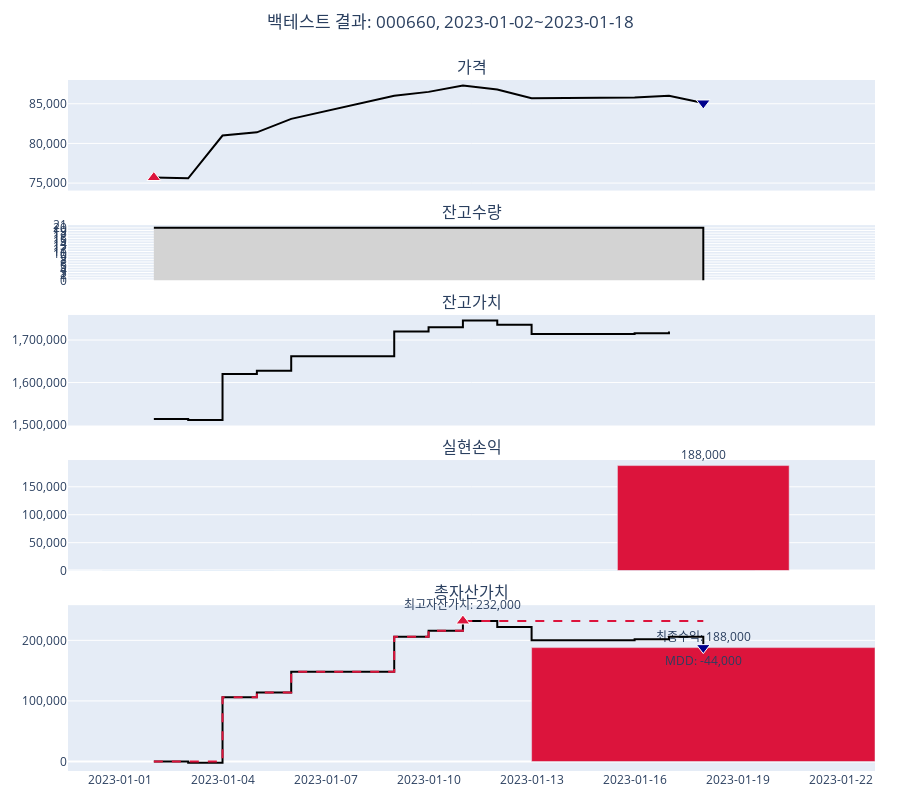

Notebook source saved alongside this figure:
### Code cell
kq.backtest_plot_stock_daily(df_result_000660)

### Figure 1 — Plotly figure (JSON) as saved in the notebook; plotly's stock layout.template omitted (floating-point values rounded to 4 significant figures)
{"data": [{"marker": {"color": "#000000"}, "mode": "lines", "name": "가격", "type": "scatter", "x": ["2023-01-02T00:00:00", "2023-01-03T00:00:00", "2023-01-04T00:00:00", "2023-01-05T00:00:00", "2023-01-06T00:00:00", "2023-01-09T00:00:00", "2023-01-10T00:00:00", "2023-01-11T00:00:00", "2023-01-12T00:00:00", "2023-01-13T00:00:00", "2023-01-16T00:00:00", "2023-01-17T00:00:00", "2023-01-18T00:00:00"], "xaxis": "x5", "y": [75700, 75600, 81000, 81400, 83100, 86000, 86500, 87300, 86800, 85700, 85800, 86000, 85100], "yaxis": "y"}, {"marker": {"color": "#DC143C", "line": {"color": "white", "width": 1}, "size": 12, "symbol": "triangle-up"}, "mode": "markers", "name": "매수", "type": "scatter", "x": ["2023-01-02T00:00:00"], "xaxis": "x5", "y": [75700], "yaxis": "y"}, {"marker": {"color": "#00008B", "line": {"color": "white", "width": 1}, "size": 12, "symbol": "triangle-down"}, "mode": "markers", "name": "매도", "type": "scatter", "x": ["2023-01-18T00:00:00"], "xaxis": "x5", "y": [85100], "yaxis": "y"}, {"fill": "tozeroy", "fillcolor": "lightgray", "line": {"color": "#000000", "shape": "hv"}, "mode": "lines", "name": "잔고수량", "type": "scatter", "x": ["2023-01-02T00:00:00", "2023-01-03T00:00:00", "2023-01-04T00:00:00", "2023-01-05T00:00:00", "2023-01-06T00:00:00", "2023-01-09T00:00:00", "2023-01-10T00:00:00", "2023-01-11T00:00:00", "2023-01-12T00:00:00", "2023-01-13T00:00:00", "2023-01-16T00:00:00", "2023-01-17T00:00:00", "2023-01-18T00:00:00"], "xaxis": "x5", "y": [20, 20, 20, 20, 20, 20, 20, 20, 20, 20, 20, 20, 0], "yaxis": "y2"}, {"line": {"color": "#000000", "shape": "hv"}, "mode": "lines", "name": "잔고가치", "type": "scatter", "x": ["2023-01-02T00:00:00", "2023-01-03T00:00:00", "2023-01-04T00:00:00", "2023-01-05T00:00:00", "2023-01-06T00:00:00", "2023-01-09T00:00:00", "2023-01-10T00:00:00", "2023-01-11T00:00:00", "2023-01-12T00:00:00", "2023-01-13T00:00:00", "2023-01-16T00:00:00", "2023-01-17T00:00:00", "2023-01-18T00:00:00"], "xaxis": "x5", "y": [1514000, 1512000, 1620000, 1628000, 1662000, 1720000, 1730000, 1746000, 1736000, 1714000, 1716000, 1720000, null], "yaxis": "y3"}, {"cliponaxis": false, "marker": {"color": ["#00008B", "#00008B", "#00008B", "#00008B", "#00008B", "#00008B", "#00008B", "#00008B", "#00008B", "#00008B", "#00008B", "#00008B", "#DC143C"]}, "name": "실현손익", "text": ["", "", "", "", "", "", "", "", "", "", "", "", "188,000"], "textposition": "outside", "type": "bar", "width": 432000000, "x": ["2023-01-02T00:00:00", "2023-01-03T00:00:00", "2023-01-04T00:00:00", "2023-01-05T00:00:00", "2023-01-06T00:00:00", "2023-01-09T00:00:00", "2023-01-10T00:00:00", "2023-01-11T00:00:00", "2023-01-12T00:00:00", "2023-01-13T00:00:00", "2023-01-16T00:00:00", "2023-01-17T00:00:00", "2023-01-18T00:00:00"], "xaxis": "x5", "y": [0, 0, 0, 0, 0, 0, 0, 0, 0, 0, 0, 0, 188000], "yaxis": "y4"}, {"line": {"color": "#000000", "shape": "hv"}, "mode": "lines", "name": "총자산가치", "type": "scatter", "x": ["2023-01-02T00:00:00", "2023-01-03T00:00:00", "2023-01-04T00:00:00", "2023-01-05T00:00:00", "2023-01-06T00:00:00", "2023-01-09T00:00:00", "2023-01-10T00:00:00", "2023-01-11T00:00:00", "2023-01-12T00:00:00", "2023-01-13T00:00:00", "2023-01-16T00:00:00", "2023-01-17T00:00:00", "2023-01-18T00:00:00"], "xaxis": "x5", "y": [0, -2000, 106000, 114000, 148000, 206000, 216000, 232000, 222000, 200000, 202000, 206000, 188000], "yaxis": "y5"}, {"line": {"color": "#DC143C", "dash": "dash", "shape": "hv"}, "mode": "lines", "name": "최고자산가치", "type": "scatter", "x": ["2023-01-02T00:00:00", "2023-01-03T00:00:00", "2023-01-04T00:00:00", "2023-01-05T00:00:00", "2023-01-06T00:00:00", "2023-01-09T00:00:00", "2023-01-10T00:00:00", "2023-01-11T00:00:00", "2023-01-12T00:00:00", "2023-01-13T00:00:00", "2023-01-16T00:00:00", "2023-01-17T00:00:00", "2023-01-18T00:00:00"], "xaxis": "x5", "y": [0, 0, 106000, 114000, 148000, 206000, 216000, 232000, 232000, 232000, 232000, 232000, 232000], "yaxis": "y5"}, {"base": [0], "cliponaxis": false, "marker": {"color": ["#DC143C"]}, "name": "최종손익", "text": ["최종수익: 188,000"], "textposition": "outside", "type": "bar", "width": 864000000, "x": ["2023-01-18T00:00:00"], "xaxis": "x5", "y": [188000], "yaxis": "y5"}, {"cliponaxis": false, "marker": {"color": ["#DC143C", "#00008B"], "line": {"color": "white", "width": 1}, "size": 12, "symbol": ["triangle-up", "triangle-down"]}, "mode": "markers+text", "name": "", "text": ["최고자산가치: 232,000", "MDD: -44,000"], "textposition": ["top center", "bottom center"], "type": "scatter", "x": ["2023-01-11T00:00:00", "2023-01-18T00:00:00"], "xaxis": "x5", "y": [232000, 188000], "yaxis": "y5"}], "layout": {"annotations": [{"font": {"size": 16}, "showarrow": false, "text": "가격", "x": 0.5, "xanchor": "center", "xref": "paper", "y": 1, "yanchor": "bottom", "yref": "paper"}, {"font": {"size": 16}, "showarrow": false, "text": "잔고수량", "x": 0.5, "xanchor": "center", "xref": "paper", "y": 0.79, "yanchor": "bottom", "yref": "paper"}, {"font": {"size": 16}, "showarrow": false, "text": "잔고가치", "x": 0.5, "xanchor": "center", "xref": "paper", "y": 0.66, "yanchor": "bottom", "yref": "paper"}, {"font": {"size": 16}, "showarrow": false, "text": "실현손익", "x": 0.5, "xanchor": "center", "xref": "paper", "y": 0.45, "yanchor": "bottom", "yref": "paper"}, {"font": {"size": 16}, "showarrow": false, "text": "총자산가치", "x": 0.5, "xanchor": "center", "xref": "paper", "y": 0.24, "yanchor": "bottom", "yref": "paper"}], "height": 800, "hovermode": "x unified", "margin": {"b": 25, "l": 25, "r": 25, "t": 80}, "showlegend": false, "title": {"text": "백테스트 결과: 000660, 2023-01-02~2023-01-18", "x": 0.5, "y": 0.98}, "uniformtext": {"minsize": 12, "mode": "show"}, "xaxis": {"anchor": "y", "domain": [0, 1], "matches": "x5", "showticklabels": false}, "xaxis2": {"anchor": "y2", "domain": [0, 1], "matches": "x5", "showticklabels": false}, "xaxis3": {"anchor": "y3", "domain": [0, 1], "matches": "x5", "showticklabels": false}, "xaxis4": {"anchor": "y4", "domain": [0, 1], "matches": "x5", "showticklabels": false}, "xaxis5": {"anchor": "y5", "domain": [0, 1], "hoverformat": "%Y-%m-%d", "showticklabels": true, "tickformat": "%Y-%m-%d"}, "yaxis": {"anchor": "x", "domain": [0.84, 1], "tickformat": ",d"}, "yaxis2": {"anchor": "x2", "domain": [0.71, 0.79], "dtick": "L1"}, "yaxis3": {"anchor": "x3", "domain": [0.5, 0.66], "tickformat": ",d"}, "yaxis4": {"anchor": "x4", "domain": [0.29, 0.45], "tickformat": ",d"}, "yaxis5": {"anchor": "x5", "domain": [0, 0.24], "tickformat": ",d"}}}
